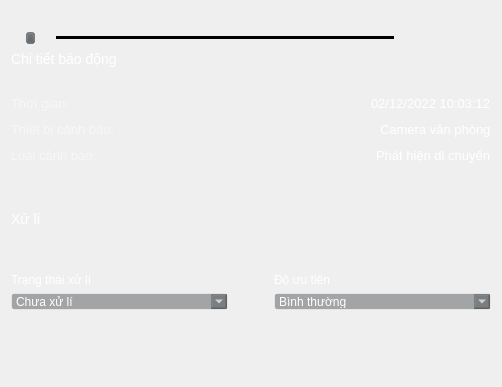
         <widget class="QFrame" name="a">
          <property name="maximumSize">
           <size>
            <width>678</width>
            <height>16777215</height>
           </size>
          </property>
          <property name="styleSheet">
           <string notr="true">#a{
background: rgba(85, 89, 93, 0.5);
}</string>
          </property>
          <layout class="QVBoxLayout" name="verticalLayout_6">
           <item>
            <widget class="QLabel" name="lbCam">
             <property name="maximumSize">
              <size>
               <width>680</width>
               <height>428</height>
              </size>
             </property>
             <property name="styleSheet">
              <string notr="true"/>
             </property>
             <property name="frameShape">
              <enum>QFrame::NoFrame</enum>
             </property>
             <property name="frameShadow">
              <enum>QFrame::Sunken</enum>
             </property>
             <property name="text">
              <string/>
             </property>
             <property name="scaledContents">
              <bool>true</bool>
             </property>
            </widget>
           </item>
           <item>
            <layout class="QHBoxLayout" name="horizontalLayout_8">
             <item>
              <widget class="QLabel" name="label_19">
               <property name="sizePolicy">
                <sizepolicy hsizetype="Fixed" vsizetype="Fixed">
                 <horstretch>0</horstretch>
                 <verstretch>0</verstretch>
                </sizepolicy>
               </property>
               <property name="maximumSize">
                <size>
                 <width>9</width>
                 <height>12</height>
                </size>
               </property>
               <property name="text">
                <string/>
               </property>
               <property name="pixmap">
                <pixmap>res/icon/left.png</pixmap>
               </property>
               <property name="scaledContents">
                <bool>true</bool>
               </property>
              </widget>
             </item>
             <item>
              <widget class="QPushButton" name="StartButton">
               <property name="maximumSize">
                <size>
                 <width>9</width>
                 <height>12</height>
                </size>
               </property>
               <property name="styleSheet">
                <string notr="true">background: rgba(85, 89, 93, 0.5);
border-right: 1px solid #000000;</string>
               </property>
               <property name="text">
                <string/>
               </property>
              </widget>
             </item>
             <item>
              <widget class="QLabel" name="n">
               <property name="maximumSize">
                <size>
                 <width>9</width>
                 <height>12</height>
                </size>
               </property>
               <property name="text">
                <string/>
               </property>
               <property name="pixmap">
                <pixmap>res/icon/right.png</pixmap>
               </property>
               <property name="scaledContents">
                <bool>true</bool>
               </property>
              </widget>
             </item>
             <item>
              <widget class="Line" name="line_2">
               <property name="styleSheet">
                <string notr="true">color: rgb(0, 0, 0);
background-color: rgb(0, 0, 0);</string>
               </property>
               <property name="orientation">
                <enum>Qt::Horizontal</enum>
               </property>
              </widget>
             </item>
             <item>
              <widget class="QLabel" name="label_23">
               <property name="maximumSize">
                <size>
                 <width>26</width>
                 <height>12</height>
                </size>
               </property>
               <property name="text">
                <string/>
               </property>
               <property name="pixmap">
                <pixmap>res/icon/time.png</pixmap>
               </property>
               <property name="scaledContents">
                <bool>true</bool>
               </property>
              </widget>
             </item>
             <item>
              <widget class="QLabel" name="label_22">
               <property name="maximumSize">
                <size>
                 <width>18</width>
                 <height>14</height>
                </size>
               </property>
               <property name="text">
                <string/>
               </property>
               <property name="pixmap">
                <pixmap>res/icon/sound.png</pixmap>
               </property>
               <property name="scaledContents">
                <bool>true</bool>
               </property>
              </widget>
             </item>
             <item>
              <widget class="QLabel" name="label_21">
               <property name="maximumSize">
                <size>
                 <width>14</width>
                 <height>14</height>
                </size>
               </property>
               <property name="text">
                <string/>
               </property>
               <property name="pixmap">
                <pixmap>res/icon/zoom.png</pixmap>
               </property>
               <property name="scaledContents">
                <bool>true</bool>
               </property>
              </widget>
             </item>
             <item>
              <widget class="QLabel" name="label_24">
               <property name="maximumSize">
                <size>
                 <width>15</width>
                 <height>15</height>
                </size>
               </property>
               <property name="text">
                <string/>
               </property>
               <property name="pixmap">
                <pixmap>res/icon/down.png</pixmap>
               </property>
               <property name="scaledContents">
                <bool>true</bool>
               </property>
              </widget>
             </item>
            </layout>
           </item>
           <item>
            <widget class="QLabel" name="label_25">
             <property name="sizePolicy">
              <sizepolicy hsizetype="Fixed" vsizetype="Fixed">
               <horstretch>0</horstretch>
               <verstretch>0</verstretch>
              </sizepolicy>
             </property>
             <property name="styleSheet">
              <string notr="true">width: 114px;
height: 17px;

font-family: 'Inter';
font-style: normal;
font-weight: 400;
font-size: 14px;
line-height: 17px;
/* identical to box height */


color: #FFFFFF;


/* Inside auto layout */

flex: none;
order: 0;
flex-grow: 0;</string>
             </property>
             <property name="text">
              <string>Chi tiết báo động</string>
             </property>
            </widget>
           </item>
           <item>
            <widget class="QLabel" name="label_26">
             <property name="text">
              <string/>
             </property>
             <property name="pixmap">
              <pixmap>res/icon/line.png</pixmap>
             </property>
            </widget>
           </item>
           <item>
            <layout class="QHBoxLayout" name="horizontalLayout_12">
             <item>
              <widget class="QLabel" name="label_38">
               <property name="styleSheet">
                <string notr="true">width: 61px;
height: 16px;

font-family: 'Inter';
font-style: normal;
font-weight: 400;
font-size: 13px;
line-height: 16px;
/* identical to box height */


color: rgba(255, 255, 255, 0.5);


/* Inside auto layout */

flex: none;
order: 0;
flex-grow: 0;</string>
               </property>
               <property name="text">
                <string>Thời gian:</string>
               </property>
              </widget>
             </item>
             <item>
              <spacer name="horizontalSpacer_15">
               <property name="orientation">
                <enum>Qt::Horizontal</enum>
               </property>
               <property name="sizeHint" stdset="0">
                <size>
                 <width>40</width>
                 <height>20</height>
                </size>
               </property>
              </spacer>
             </item>
             <item>
              <widget class="QLabel" name="label_37">
               <property name="styleSheet">
                <string notr="true">width: 127px;
height: 16px;

font-family: 'Inter';
font-style: normal;
font-weight: 400;
font-size: 13px;
line-height: 16px;
/* identical to box height */


color: #FFFFFF;


/* Inside auto layout */

flex: none;
order: 1;
flex-grow: 0;</string>
               </property>
               <property name="text">
                <string>02/12/2022 10:03:12</string>
               </property>
              </widget>
             </item>
            </layout>
           </item>
           <item>
            <layout class="QHBoxLayout" name="horizontalLayout_13">
             <item>
              <widget class="QLabel" name="label_41">
               <property name="styleSheet">
                <string notr="true">width: 112px;
height: 16px;

font-family: 'Inter';
font-style: normal;
font-weight: 400;
font-size: 13px;
line-height: 16px;
/* identical to box height */


color: rgba(255, 255, 255, 0.5);


/* Inside auto layout */

flex: none;
order: 0;
flex-grow: 0;</string>
               </property>
               <property name="text">
                <string>Thiết bị cảnh báo:</string>
               </property>
              </widget>
             </item>
             <item>
              <spacer name="horizontalSpacer_17">
               <property name="orientation">
                <enum>Qt::Horizontal</enum>
               </property>
               <property name="sizeHint" stdset="0">
                <size>
                 <width>40</width>
                 <height>20</height>
                </size>
               </property>
              </spacer>
             </item>
             <item>
              <widget class="QLabel" name="label_39">
               <property name="styleSheet">
                <string notr="true">width: 116px;
height: 16px;

font-family: 'Inter';
font-style: normal;
font-weight: 400;
font-size: 13px;
line-height: 16px;
/* identical to box height */


color: #FFFFFF;


/* Inside auto layout */

flex: none;
order: 1;
flex-grow: 0;</string>
               </property>
               <property name="text">
                <string>Camera văn phòng</string>
               </property>
              </widget>
             </item>
            </layout>
           </item>
           <item>
            <layout class="QHBoxLayout" name="horizontalLayout_14">
             <item>
              <widget class="QLabel" name="label_42">
               <property name="styleSheet">
                <string notr="true">width: 90px;
height: 16px;

font-family: 'Inter';
font-style: normal;
font-weight: 400;
font-size: 13px;
line-height: 16px;
/* identical to box height */


color: rgba(255, 255, 255, 0.5);


/* Inside auto layout */

flex: none;
order: 0;
flex-grow: 0;</string>
               </property>
               <property name="text">
                <string>Loại cảnh báo:</string>
               </property>
              </widget>
             </item>
             <item>
              <spacer name="horizontalSpacer_16">
               <property name="orientation">
                <enum>Qt::Horizontal</enum>
               </property>
               <property name="sizeHint" stdset="0">
                <size>
                 <width>40</width>
                 <height>20</height>
                </size>
               </property>
              </spacer>
             </item>
             <item>
              <widget class="QLabel" name="label_40">
               <property name="styleSheet">
                <string notr="true">width: 121px;
height: 16px;

font-family: 'Inter';
font-style: normal;
font-weight: 400;
font-size: 13px;
line-height: 16px;
/* identical to box height */


color: #FFFFFF;


/* Inside auto layout */

flex: none;
order: 1;
flex-grow: 0;</string>
               </property>
               <property name="text">
                <string>Phát hiện di chuyển</string>
               </property>
              </widget>
             </item>
            </layout>
           </item>
           <item>
            <spacer name="verticalSpacer_4">
             <property name="orientation">
              <enum>Qt::Vertical</enum>
             </property>
             <property name="sizeHint" stdset="0">
              <size>
               <width>20</width>
               <height>40</height>
              </size>
             </property>
            </spacer>
           </item>
           <item>
            <widget class="QLabel" name="label_28">
             <property name="styleSheet">
              <string notr="true">width: 114px;
height: 17px;

font-family: 'Inter';
font-style: normal;
font-weight: 400;
font-size: 14px;
line-height: 17px;
/* identical to box height */


color: #FFFFFF;


/* Inside auto layout */

flex: none;
order: 0;
flex-grow: 0;</string>
             </property>
             <property name="text">
              <string>Xử lí</string>
             </property>
            </widget>
           </item>
           <item>
            <widget class="QLabel" name="label_29">
             <property name="text">
              <string/>
             </property>
             <property name="pixmap">
              <pixmap>res/icon/line.png</pixmap>
             </property>
            </widget>
           </item>
           <item>
            <widget class="QLabel" name="label_32">
             <property name="text">
              <string/>
             </property>
            </widget>
           </item>
           <item>
            <layout class="QHBoxLayout" name="horizontalLayout_9">
             <item>
              <layout class="QHBoxLayout" name="horizontalLayout_10">
               <item>
                <layout class="QVBoxLayout" name="verticalLayout_7">
                 <item>
                  <widget class="QLabel" name="label_31">
                   <property name="styleSheet">
                    <string notr="true">position: absolute;
width: 88px;
height: 15px;
left: 1065.04px;
top: 830.45px;

font-family: 'Inter';
font-style: normal;
font-weight: 400;
font-size: 12px;
line-height: 15px;
/* identical to box height */


color: #FFFFFF;</string>
                   </property>
                   <property name="text">
                    <string>Trạng thái xử lí</string>
                   </property>
                   <property name="textFormat">
                    <enum>Qt::AutoText</enum>
                   </property>
                  </widget>
                 </item>
                 <item>
                  <widget class="QComboBox" name="comboBox_3">
                   <property name="maximumSize">
                    <size>
                     <width>217</width>
                     <height>16777215</height>
                    </size>
                   </property>
                   <property name="styleSheet">
                    <string notr="true">background: rgba(85, 89, 93, 0.5);
position: absolute;
width: 217px;
height: 15px;
left: 1070.6px;
top: 862.3px;

font-family: 'Inter';
font-style: normal;
font-weight: 400;
font-size: 12px;
line-height: 15px;
/* identical to box height */

border: 1px solid rgba(255, 255, 255, 0.5);
border-radius: 3px;
color: #FFFFFF;</string>
                   </property>
                   <item>
                    <property name="text">
                     <string>Chưa xử lí           </string>
                    </property>
                   </item>
                  </widget>
                 </item>
                </layout>
               </item>
              </layout>
             </item>
             <item>
              <spacer name="horizontalSpacer_14">
               <property name="orientation">
                <enum>Qt::Horizontal</enum>
               </property>
               <property name="sizeHint" stdset="0">
                <size>
                 <width>40</width>
                 <height>20</height>
                </size>
               </property>
              </spacer>
             </item>
             <item>
              <layout class="QHBoxLayout" name="horizontalLayout_11">
               <item>
                <layout class="QVBoxLayout" name="verticalLayout_3">
                 <item>
                  <widget class="QLabel" name="label_30">
                   <property name="styleSheet">
                    <string notr="true">position: absolute;
width: 88px;
height: 15px;
left: 1065.04px;
top: 830.45px;

font-family: 'Inter';
font-style: normal;
font-weight: 400;
font-size: 12px;
line-height: 15px;
/* identical to box height */


color: #FFFFFF;</string>
                   </property>
                   <property name="text">
                    <string>Độ ưu tiên</string>
                   </property>
                  </widget>
                 </item>
                 <item>
                  <widget class="QComboBox" name="comboBox_2">
                   <property name="maximumSize">
                    <size>
                     <width>217</width>
                     <height>16777215</height>
                    </size>
                   </property>
                   <property name="styleSheet">
                    <string notr="true">background: rgba(85, 89, 93, 0.5);
position: absolute;
width: 217px;
height: 15px;
left: 1070.6px;
top: 862.3px;

font-family: 'Inter';
font-style: normal;
font-weight: 400;
font-size: 12px;
line-height: 15px;
/* identical to box height */

border: 1px solid rgba(255, 255, 255, 0.5);
border-radius: 3px;
color: #FFFFFF;</string>
                   </property>
                   <item>
                    <property name="text">
                     <string>Bình thường</string>
                    </property>
                   </item>
                  </widget>
                 </item>
                </layout>
               </item>
              </layout>
             </item>
            </layout>
           </item>
           <item>
            <spacer name="verticalSpacer_2">
             <property name="orientation">
              <enum>Qt::Vertical</enum>
             </property>
             <property name="sizeHint" stdset="0">
              <size>
               <width>20</width>
               <height>40</height>
              </size>
             </property>
            </spacer>
           </item>
           <item>
            <layout class="QHBoxLayout" name="horizontalLayout_17">
             <item>
              <spacer name="horizontalSpacer_18">
               <property name="orientation">
                <enum>Qt::Horizontal</enum>
               </property>
               <property name="sizeHint" stdset="0">
                <size>
                 <width>40</width>
                 <height>20</height>
                </size>
               </property>
              </spacer>
             </item>
             <item>
              <widget class="QLabel" name="label_43">
               <property name="maximumSize">
                <size>
                 <width>20</width>
                 <height>18</height>
                </size>
               </property>
               <property name="text">
                <string/>
               </property>
               <property name="pixmap">
                <pixmap>res/icon/bin.png</pixmap>
               </property>
               <property name="scaledContents">
                <bool>true</bool>
               </property>
              </widget>
             </item>
            </layout>
           </item>
          </layout>
         </widget>
